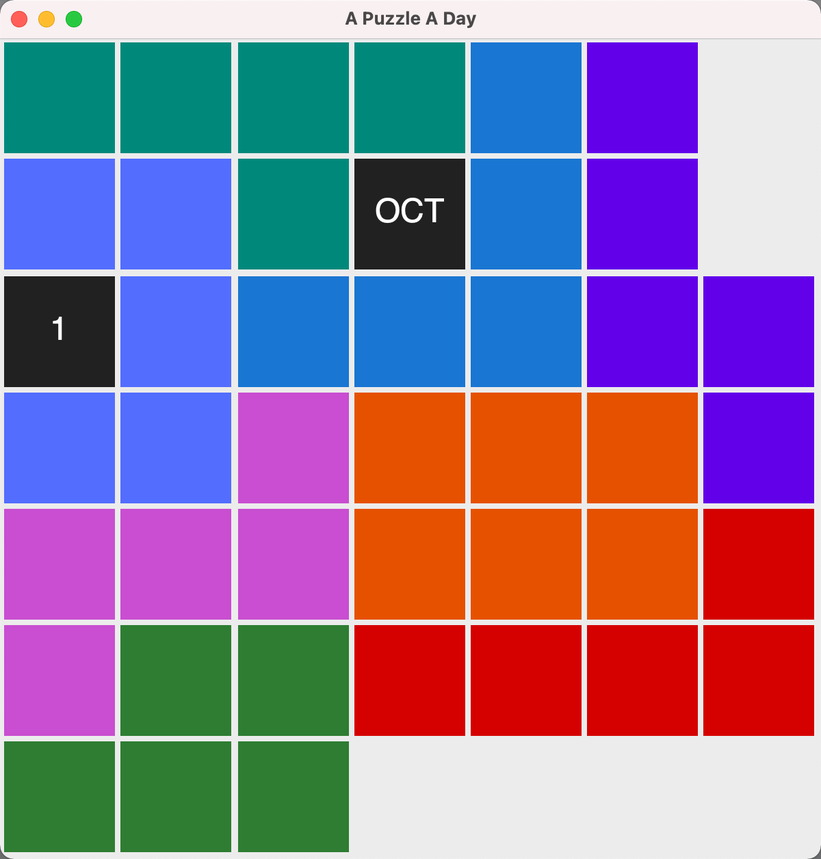
#> input picture code/NationalHoliday/10-01.png, 821 x 859 px, shrunk from 1200 x 1256 before the run
$ python opencv_horizontal_joint.py
#> lines starting #> are read from the running program, lines starting #| are printed output that depends on the picture
# -*- coding: utf-8 -*-

import cv2

if __name__ == '__main__':
    file_path = [
        "NationalHoliday/10-01.png",
        "NationalHoliday/10-02.png",
        "NationalHoliday/10-03.png",
        "NationalHoliday/10-04.png",
        "NationalHoliday/10-05.png",
        "NationalHoliday/10-06.png",
        "NationalHoliday/10-07.png",
    ]
    img = cv2.hconcat(list(map(cv2.imread, file_path)))
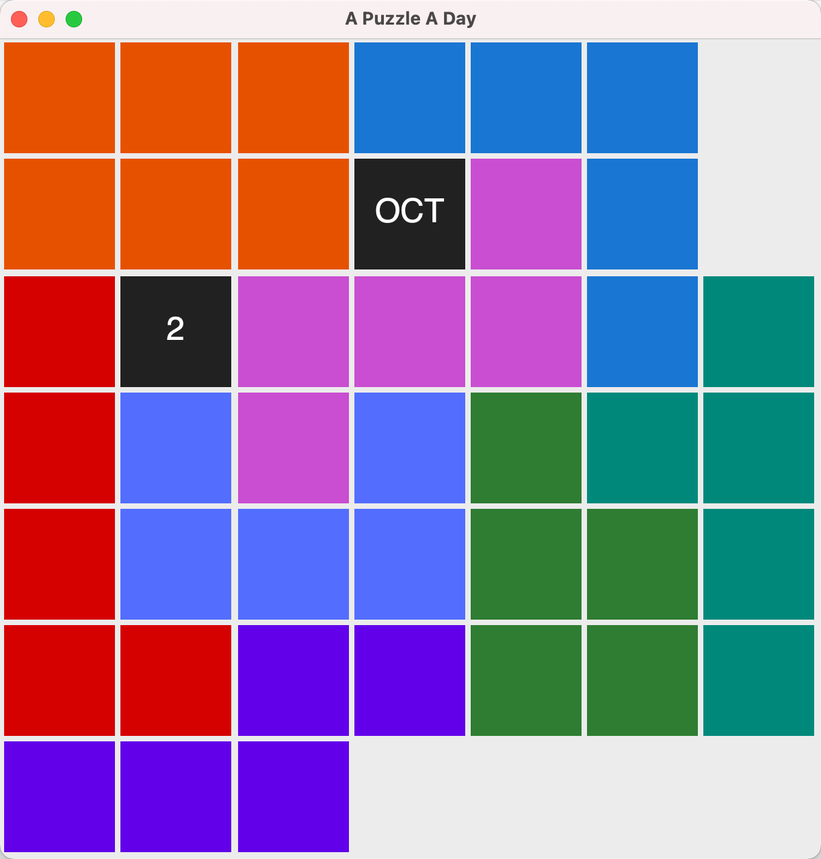
#> input picture code/NationalHoliday/10-02.png, 821 x 859 px, shrunk from 1200 x 1256 before the run
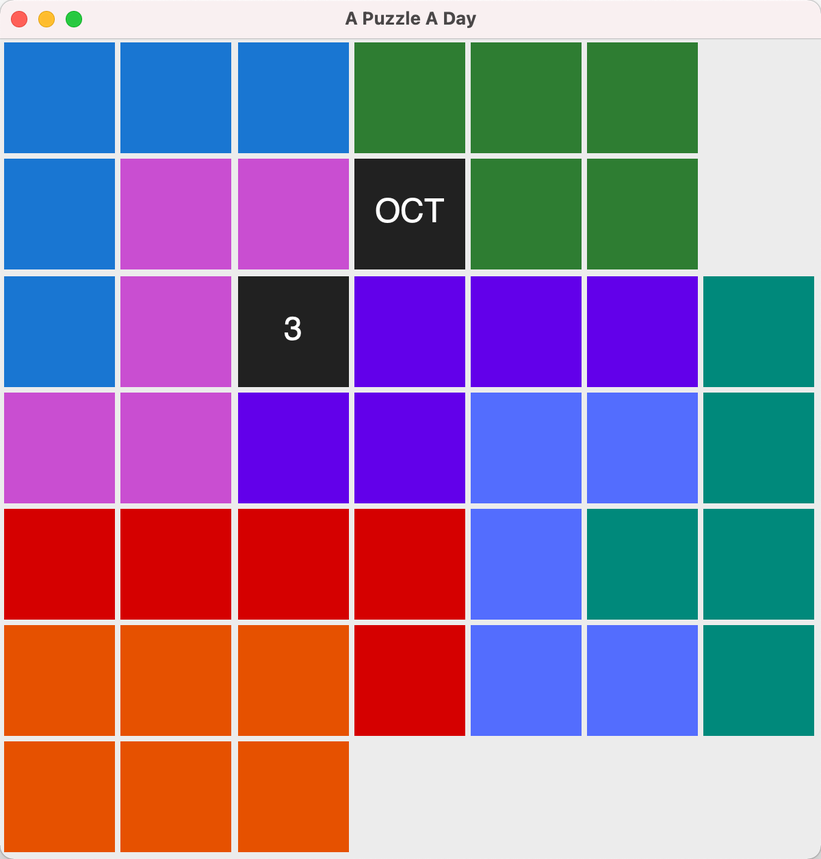
#> input picture code/NationalHoliday/10-03.png, 821 x 859 px, shrunk from 1200 x 1256 before the run
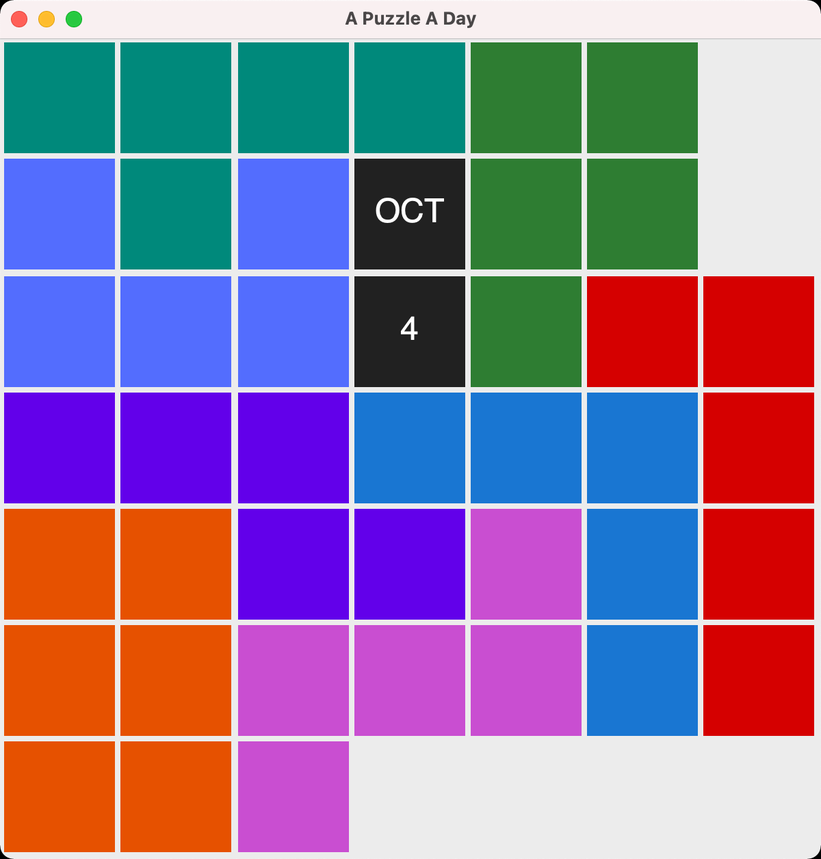
#> input picture code/NationalHoliday/10-04.png, 821 x 859 px, shrunk from 1200 x 1256 before the run
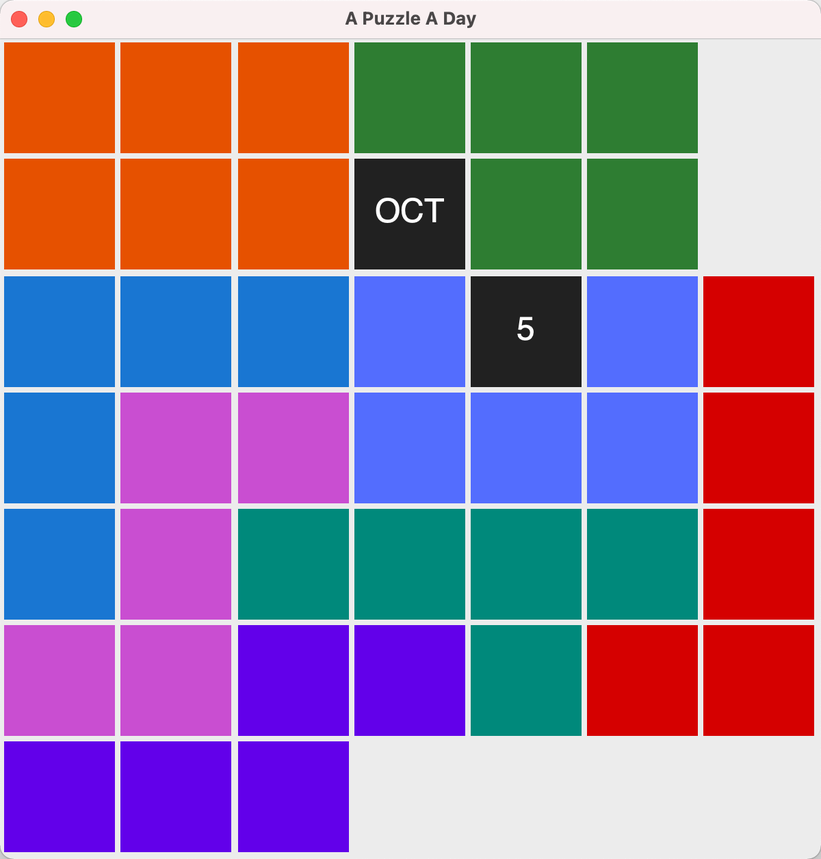
#> input picture code/NationalHoliday/10-05.png, 821 x 859 px, shrunk from 1200 x 1256 before the run
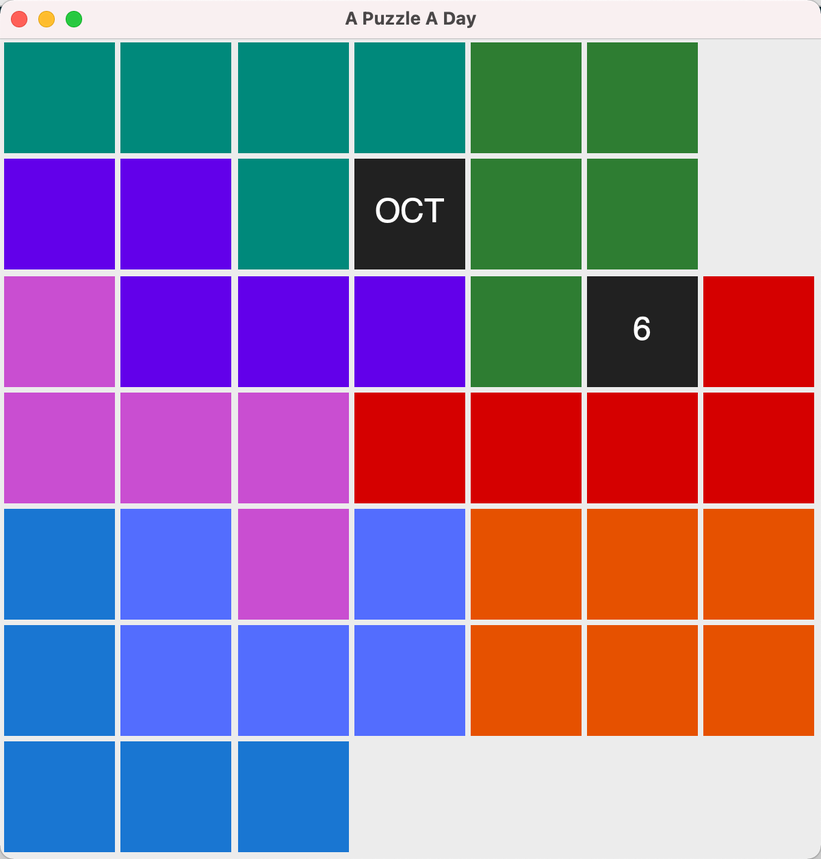
#> input picture code/NationalHoliday/10-06.png, 821 x 859 px, shrunk from 1200 x 1256 before the run
#> (the run stopped early here; a loop or call above may not have finished)
